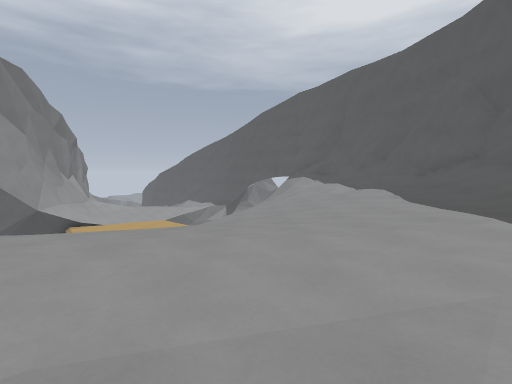
view 1 (above)

16 first-person views from a walk through a 3-D level made in the Godot game engine. The camera is 1.4 m above the floor, tilts 4° down and sees 85° across. The floor is counted in squares, 2 m on a side. Each view is taken from the middle of a square. On the plan, view 1 faces up. The plan holds only what a view shows up to about 9 squares ahead; the rest is blank. The place goes on beyond the plan.

view 2
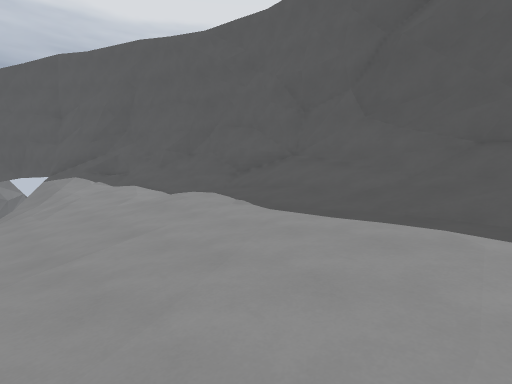

view 3
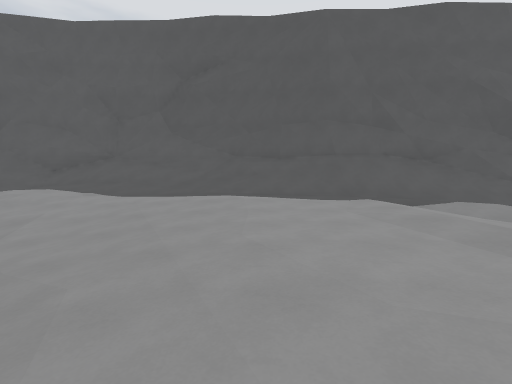

view 4
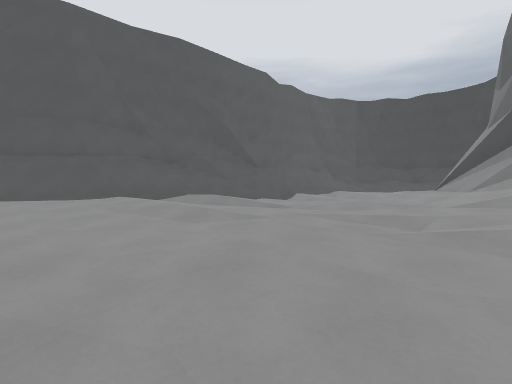

view 5
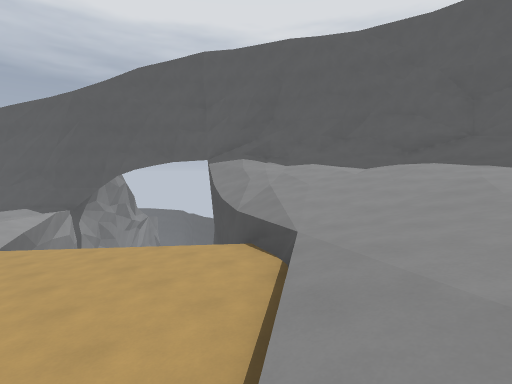

view 6
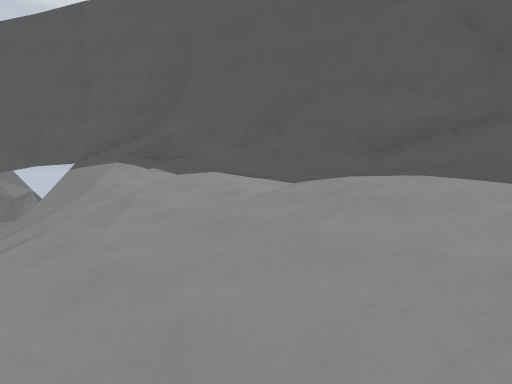

view 7
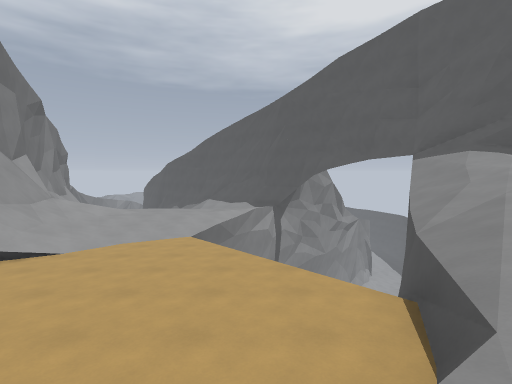

view 8
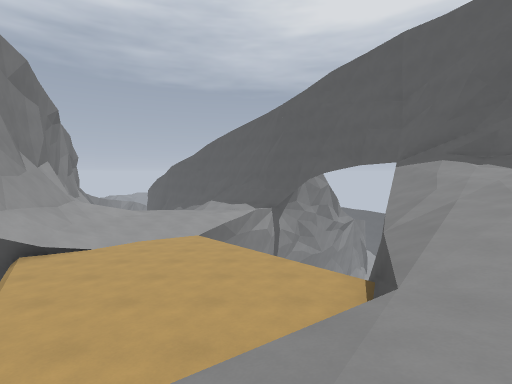

view 9
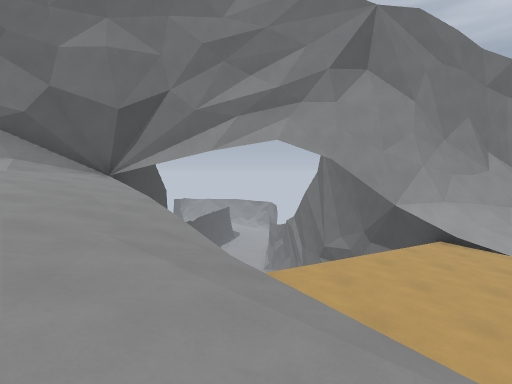

view 10
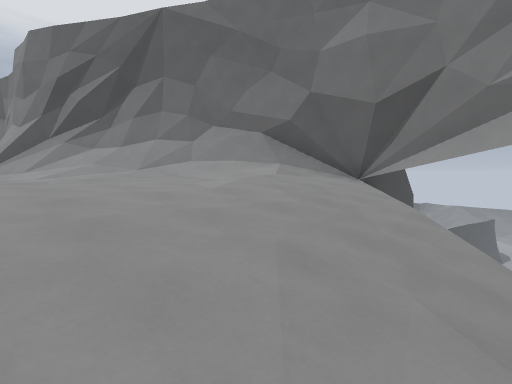

view 11
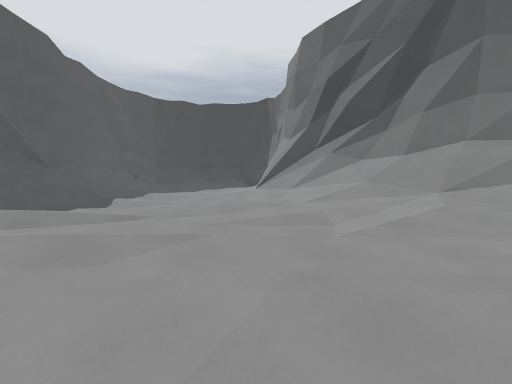

view 12
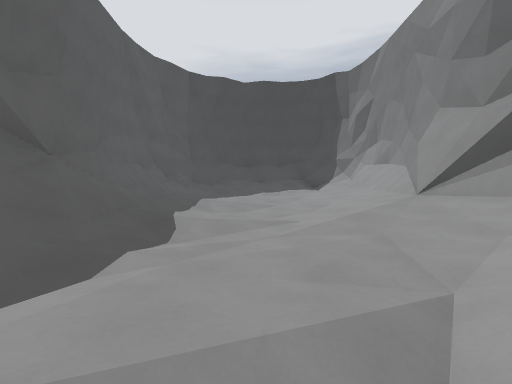

view 13
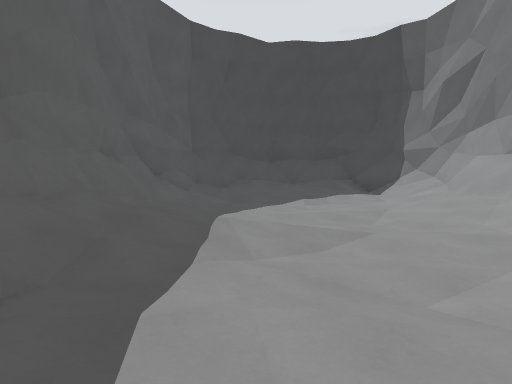

view 14
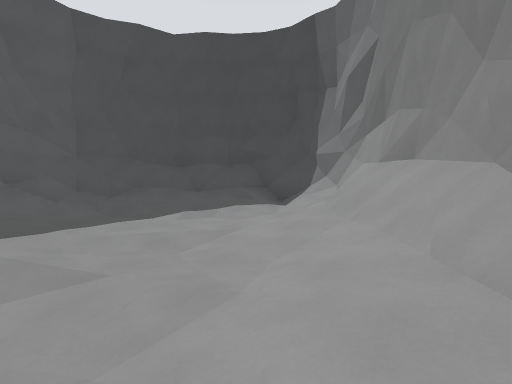

view 15
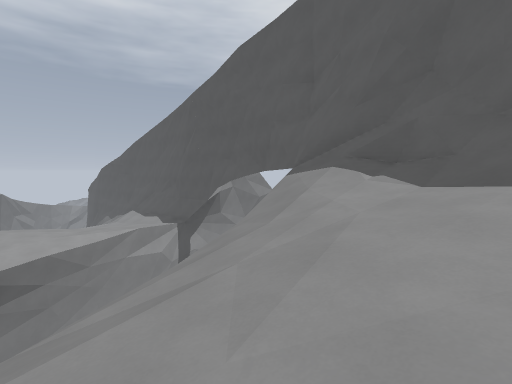

view 16
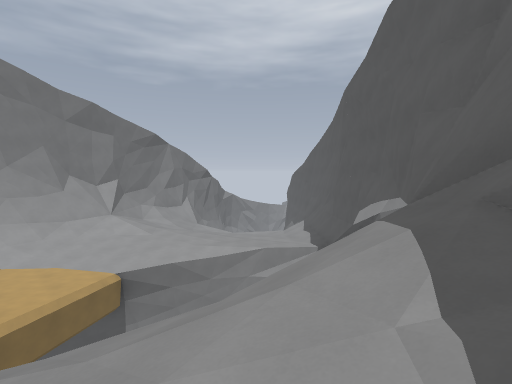

### Floor plan
Key: @ floor where view 1 was taken; # wall or solid block; . main floor; : floor 0.25 m higher than the main floor; - floor 0.25 m lower than the main floor; + floor 0.5 m higher than the main floor; _ floor 0.5 m lower than the main floor; * floor 0.75 m higher than the main floor; < floor 0.75 m lower than the main floor; % floor 1 m higher than the main floor; ( floor 1 m lower than the main floor; / step, stairs or slope; = window, fence, low wall or low ledge; ^ raised ledge; v drop or lower ground.
Columns run from 11 left of view 1 to 6 right of it. Each row starts with its distance up from view 1.
 18     vvvvv   #
 17      vvvv   v^
 16 #vvvvvvv     ##
 15 ##vvvvvv    v/##
 14  ##vvvvv    ///#
 13   #vvvvvv  v///##
 12   #vvvvvv v///%/#
 11   #vvvvvvvv//:%/##
 10   ^ vvvvvv//.:+//#
  9   =  vvvvv/_.:**/#
  8   =   vvv/(_.:*%/#
  7   =   vv/(<-.:+%/#
  6      v(/<_-..:+//#
  5     v__---...++%/#
  4   vv.......::+*//#
  3 vv#::+:::::+++*//#
  2   #/**++++++++*//
  1   ##/++++++++++/#
  0    #//**+++@+++/#
 -1    ##/%*+++:./+/#
 -2     #//*+::.::./#
 -3     ##///+/...:/#
 -4      ##//:....:/#
 -5       ##/+:.-.//#
 -6        ##/:..../#
 -7         #//-_-./#
 -8         #/.-__./#
 -9        ##/---../#
-10        #/:.---./#
-11        #/+.---./#
-12        ##/-----/#
-13         #/.-.-/##
-14         ##////##
-15          ######

Positions as (right, up) in squares from view 1, and headings:
1: (0, 0), facing up
2: (0, 3), facing up-right
3: (-3, 3), facing right
4: (-4, 3), facing down-right
5: (-5, 6), facing up-right
6: (0, 7), facing up-right
7: (-3, 7), facing up
8: (-3, 6), facing up
9: (-1, 7), facing left
10: (-2, 6), facing down-left
11: (-2, 3), facing down
12: (1, -1), facing down
13: (2, -5), facing down
14: (-1, -6), facing down
15: (1, 9), facing up
16: (3, 12), facing up-left
